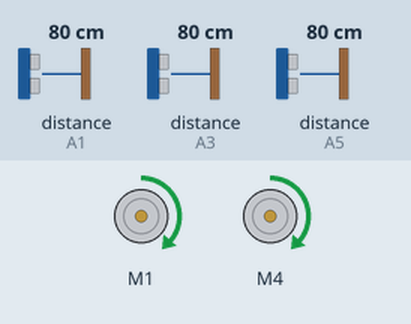
A sketch run on a simulated Arduino Uno, built with avr-gcc and run on an emulated ATmega328P. On the bench: 2 × DC motor (green arrow = forward, orange = backward, longer = faster). Wiring (inferred from the names in the program): 3 × ultrasonic range finder: trigger A0, echo A1 / trigger A2, echo A3 / trigger A4, echo A5. The inputs (shaded band) are chosen by the test bench; at power-on: distance to the obstacle (sensors on A1, A3, A5) 80 cm. The echo pulse lasts 58.3 µs per cm.

Above: at 3.2 s.
3.3 s: distance to the obstacle (sensor on A1) set to 31 cm
At 3.88 s:
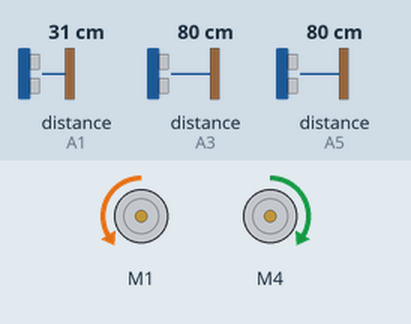
6.8 s: distance to the obstacle (sensor on A1) set to 26 cm
8.3 s: distance to the obstacle (sensor on A3) set to 19 cm
9.8 s: distance to the obstacle (sensor on A3) set to 14 cm
At 10.07 s:
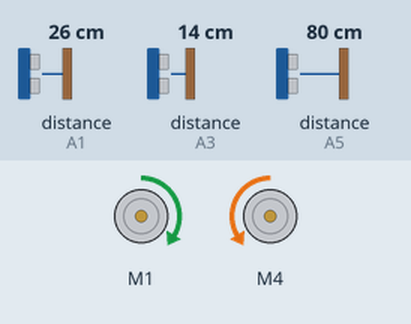
14.5 s: distance to the obstacle (sensor on A5) set to 2 cm
19.2 s: distance to the obstacle (sensor on A1) set to 2 cm
Timing chart, 0 to 24.9 s (numbered marks = the images above; inputs shaded):
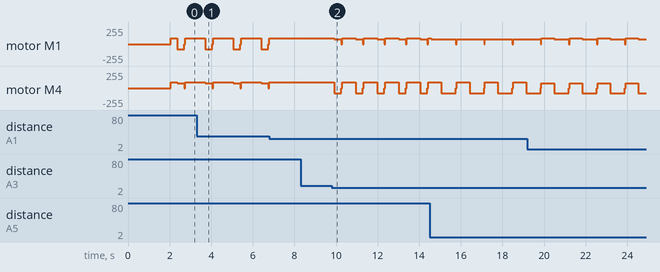

The sketch:

maze_restart.ino
```cpp
#include <AFMotor.h>

// ---------------- MOTORS ----------------
AF_DCMotor leftMotor(1);
AF_DCMotor rightMotor(4);

// ---------------- ULTRASONIC PINS ----------------
#define trigLeft   A0
#define echoLeft   A1
#define trigFront  A2
#define echoFront  A3
#define trigRight  A4
#define echoRight  A5

// ---------------- CONSTANTS ----------------
#define BASE_SPEED        85
#define CORRECT_SPEED    75
#define TURN_SPEED       75

#define FRONT_WALL_DIST  15   // cm (front safety)
#define SIDE_WALL_DIST   26   // cm (side wall detection)

#define JUNCTION_ADVANCE 180  // ms

// ---------------- FUNCTION PROTOTYPES ----------------
long readDistance(int trigPin, int echoPin);
void moveForward();
void moveForwardCorrect(long leftDist, long rightDist);
void postTurnCentering();
void turnLeft();
void turnRight();
void turnBack();
void stopMotors();

// ---------------- SETUP ----------------
void setup() {
  pinMode(trigLeft, OUTPUT);
  pinMode(echoLeft, INPUT);
  pinMode(trigFront, OUTPUT);
  pinMode(echoFront, INPUT);
  pinMode(trigRight, OUTPUT);
  pinMode(echoRight, INPUT);

  stopMotors();
  delay(2000);
}

// ---------------- MAIN LOOP ----------------
void loop() {

  long leftDist  = readDistance(trigLeft, echoLeft);
  long frontDist = readDistance(trigFront, echoFront);
  long rightDist = readDistance(trigRight, echoRight);

  // LEFT-HAND RULE WITH SAFE CORRIDOR CONTROL

  // LEFT GAP
  if (leftDist > SIDE_WALL_DIST) {
    moveForward();
    delay(JUNCTION_ADVANCE);
    turnLeft();
    postTurnCentering();
  }

  // STRAIGHT CORRIDOR → apply centering
  else if (frontDist > FRONT_WALL_DIST &&
           leftDist <= SIDE_WALL_DIST &&
           rightDist <= SIDE_WALL_DIST) {

    moveForwardCorrect(leftDist, rightDist);
  }

  // FRONT OPEN (no centering)
  else if (frontDist > FRONT_WALL_DIST) {
    moveForward();
  }

  // RIGHT TURN
  else if (rightDist > SIDE_WALL_DIST) {
    turnRight();
    postTurnCentering();
  }

  // DEAD END
  else {
    turnBack();
    postTurnCentering();
  }
}

// ---------------- FUNCTIONS ----------------

// Ultrasonic distance reading
long readDistance(int trigPin, int echoPin) {
  digitalWrite(trigPin, LOW);
  delayMicroseconds(2);

  digitalWrite(trigPin, HIGH);
  delayMicroseconds(10);
  digitalWrite(trigPin, LOW);

  long duration = pulseIn(echoPin, HIGH, 25000);
  long distance = duration * 0.034 / 2;

  if (distance == 0) distance = 100;
  return distance;
}

// Normal forward motion
void moveForward() {
  leftMotor.setSpeed(BASE_SPEED);
  rightMotor.setSpeed(BASE_SPEED);
  leftMotor.run(FORWARD);
  rightMotor.run(FORWARD);
  delay(120);
}

// Corridor-safe forward motion with correction
void moveForwardCorrect(long leftDist, long rightDist) {

  if (leftDist < rightDist) {
    // Too close to left wall
    leftMotor.setSpeed(BASE_SPEED);
    rightMotor.setSpeed(CORRECT_SPEED);
  }
  else if (rightDist < leftDist) {
    // Too close to right wall
    leftMotor.setSpeed(CORRECT_SPEED);
    rightMotor.setSpeed(BASE_SPEED);
  }
  else {
    leftMotor.setSpeed(BASE_SPEED);
    rightMotor.setSpeed(BASE_SPEED);
  }

  leftMotor.run(FORWARD);
  rightMotor.run(FORWARD);
  delay(120);
}

// Apply centering immediately after turns
void postTurnCentering() {
  for (int i = 0; i < 5; i++) {   // ~600 ms centering
    long leftDist  = readDistance(trigLeft, echoLeft);
    long rightDist = readDistance(trigRight, echoRight);

    if (leftDist <= SIDE_WALL_DIST && rightDist <= SIDE_WALL_DIST) {
      moveForwardCorrect(leftDist, rightDist);
    } else {
      moveForward();
    }
  }
}

// Turns
void turnLeft() {
  leftMotor.setSpeed(TURN_SPEED);
  rightMotor.setSpeed(TURN_SPEED);
  leftMotor.run(BACKWARD);
  rightMotor.run(FORWARD);
  delay(350);
  stopMotors();
}

void turnRight() {
  leftMotor.setSpeed(TURN_SPEED);
  rightMotor.setSpeed(TURN_SPEED);
  leftMotor.run(FORWARD);
  rightMotor.run(BACKWARD);
  delay(350);
  stopMotors();
}

void turnBack() {
  leftMotor.setSpeed(TURN_SPEED);
  rightMotor.setSpeed(TURN_SPEED);
  leftMotor.run(FORWARD);
  rightMotor.run(BACKWARD);
  delay(700);
  stopMotors();
}

// Stop motors
void stopMotors() {
  leftMotor.run(RELEASE);
  rightMotor.run(RELEASE);
  delay(40);
}
```

Measured:
- after the input at 6.8 s, motor M1: stays forward 85/255 (without the input it goes to backward 75/255 after 0.93 s); motor M4: stays forward 85/255 (without the input it goes to forward 75/255 after 0.93 s)
- after the input at 8.3 s, every drawn part: stays the same
- after the input at 9.8 s, motor M1: forward 85/255 → forward 75/255 after 0.10 s, then repeats every 1.0 s: stopped 0.05 s, forward 85/255 0.64 s, forward 75/255 0.35 s; motor M4: forward 85/255 → backward 75/255 after 0.10 s, then repeats every 1.0 s: stopped 0.05 s, forward 85/255 0.64 s, backward 75/255 0.35 s
- by itself, motor M1: repeats every 1.3 s: stopped 0.05 s, forward 85/255 0.94 s, backward 75/255 0.35 s
- by itself, motor M4: repeats every 1.3 s: stopped 0.05 s, forward 85/255 0.94 s, forward 75/255 0.35 s
